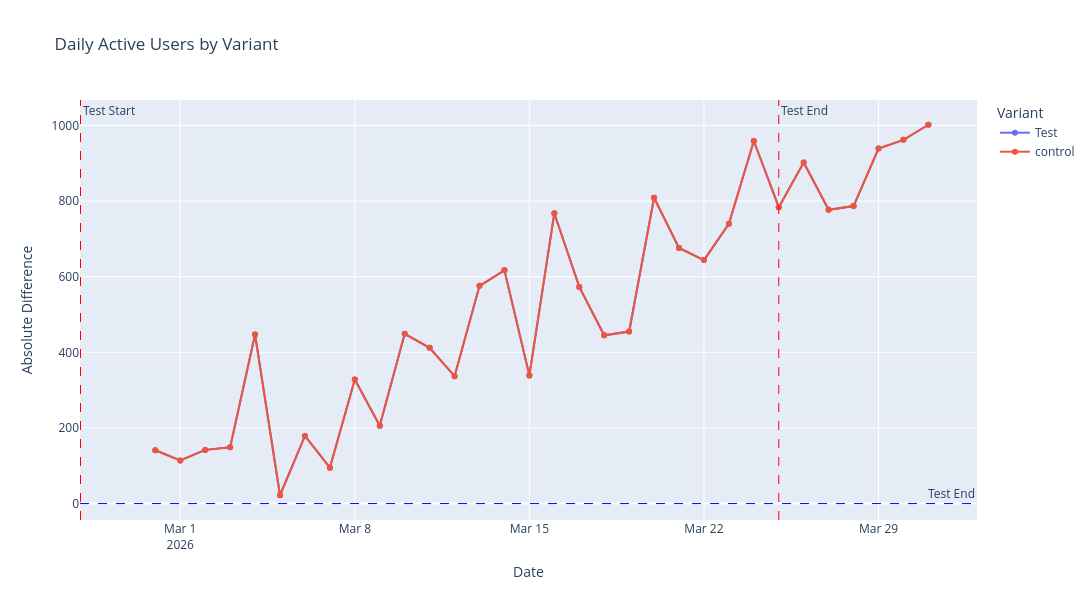

Notebook cell for this chart:
### Code cell
import plotly.express as px

fig = px.line(data_metrics_dau, x='dt', y='abs_diff', color='variant', 
              title='Daily Active Users by Variant',
              labels={'dt': 'Date', 'abs_diff': 'Absolute Difference', 'variant': 'Variant'},
              markers=True,
              width=1200,
              height=600)

fig.add_vline(
    x=pd.Timestamp('2026-02-25').timestamp() * 1000, 
    line_dash='dash', 
    line_color='red', 
    line_width=1,
    annotation_text='Test Start', 
    annotation_position='top right')

fig.add_vline(
    x=pd.Timestamp('2026-03-25').timestamp() * 1000, 
    line_dash='dash', 
    line_color='red', 
    line_width=1,
    annotation_text='Test End', 
    annotation_position='top right')

fig.add_hline(
    y=0, 
    line_dash='dash', 
    line_color='blue', 
    line_width=1,
    annotation_text='Test End', 
    annotation_position='top right')

fig.show()

### Figure 1 — Plotly figure (JSON) as saved in the notebook; plotly's stock layout.template omitted (floating-point values rounded to 4 significant figures)
{"data": [{"hovertemplate": "Variant=Test<br>Date=%{x}<br>Absolute Difference=%{y}<extra></extra>", "legendgroup": "Test", "line": {"color": "#636efa", "dash": "solid"}, "marker": {"symbol": "circle"}, "mode": "lines+markers", "name": "Test", "orientation": "v", "showlegend": true, "type": "scatter", "x": ["2026-02-28", "2026-03-01", "2026-03-02", "2026-03-03", "2026-03-04", "2026-03-05", "2026-03-06", "2026-03-07", "2026-03-08", "2026-03-09", "2026-03-10", "2026-03-11", "2026-03-12", "2026-03-13", "2026-03-14", "2026-03-15", "2026-03-16", "2026-03-17", "2026-03-18", "2026-03-19", "2026-03-20", "2026-03-21", "2026-03-22", "2026-03-23", "2026-03-24", "2026-03-25", "2026-03-26", "2026-03-27", "2026-03-28", "2026-03-29", "2026-03-30", "2026-03-31"], "xaxis": "x", "y": [141, 114, 142, 149, 447, 22, 179, 95, 328, 206, 449, 412, 337, 576, 617, 339, 768, 573, 445, 455, 809, 676, 644, 740, 959, 784, 902, 777, 787, 939, 962, 1002], "yaxis": "y"}, {"hovertemplate": "Variant=control<br>Date=%{x}<br>Absolute Difference=%{y}<extra></extra>", "legendgroup": "control", "line": {"color": "#EF553B", "dash": "solid"}, "marker": {"symbol": "circle"}, "mode": "lines+markers", "name": "control", "orientation": "v", "showlegend": true, "type": "scatter", "x": ["2026-02-28", "2026-03-01", "2026-03-02", "2026-03-03", "2026-03-04", "2026-03-05", "2026-03-06", "2026-03-07", "2026-03-08", "2026-03-09", "2026-03-10", "2026-03-11", "2026-03-12", "2026-03-13", "2026-03-14", "2026-03-15", "2026-03-16", "2026-03-17", "2026-03-18", "2026-03-19", "2026-03-20", "2026-03-21", "2026-03-22", "2026-03-23", "2026-03-24", "2026-03-25", "2026-03-26", "2026-03-27", "2026-03-28", "2026-03-29", "2026-03-30", "2026-03-31"], "xaxis": "x", "y": [141, 114, 142, 149, 447, 22, 179, 95, 328, 206, 449, 412, 337, 576, 617, 339, 768, 573, 445, 455, 809, 676, 644, 740, 959, 784, 902, 777, 787, 939, 962, 1002], "yaxis": "y"}], "layout": {"annotations": [{"showarrow": false, "text": "Test Start", "x": 1771977600000, "xanchor": "left", "xref": "x", "y": 1, "yanchor": "top", "yref": "y domain"}, {"showarrow": false, "text": "Test End", "x": 1774396800000, "xanchor": "left", "xref": "x", "y": 1, "yanchor": "top", "yref": "y domain"}, {"showarrow": false, "text": "Test End", "x": 1, "xanchor": "right", "xref": "x domain", "y": 0, "yanchor": "bottom", "yref": "y"}], "height": 600, "legend": {"title": {"text": "Variant"}, "tracegroupgap": 0}, "shapes": [{"line": {"color": "red", "dash": "dash", "width": 1}, "type": "line", "x0": 1771977600000, "x1": 1771977600000, "xref": "x", "y0": 0, "y1": 1, "yref": "y domain"}, {"line": {"color": "red", "dash": "dash", "width": 1}, "type": "line", "x0": 1774396800000, "x1": 1774396800000, "xref": "x", "y0": 0, "y1": 1, "yref": "y domain"}, {"line": {"color": "blue", "dash": "dash", "width": 1}, "type": "line", "x0": 0, "x1": 1, "xref": "x domain", "y0": 0, "y1": 0, "yref": "y"}], "title": {"text": "Daily Active Users by Variant"}, "width": 1200, "xaxis": {"anchor": "y", "domain": [0, 1], "title": {"text": "Date"}}, "yaxis": {"anchor": "x", "domain": [0, 1], "title": {"text": "Absolute Difference"}}}}
